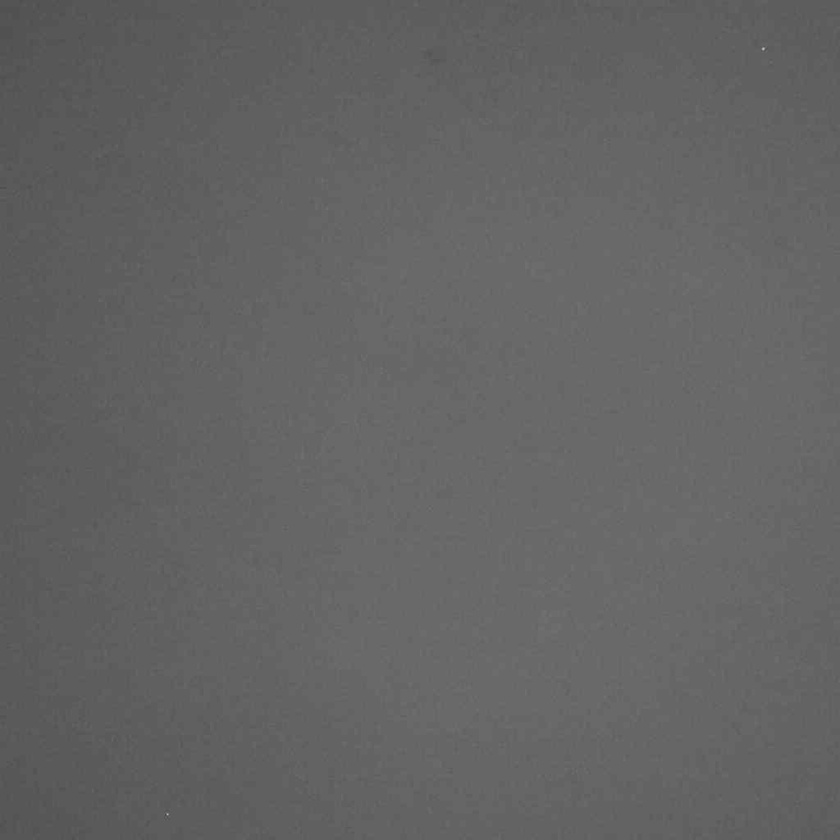
%> input picture Task6/T6HolgaImage.jpg, 840 x 840 px, shrunk from 1024 x 1024 before the run; the run also reads 1 picture not shown here
$ octave task6.m   (GNU Octave 9; MATLAB toolbox functions it lacks are replaced by stand-ins)
%> lines starting %> are read from the running program, lines starting %| are printed output that depends on the picture
%> further down, imdata1 is the input picture: size 840x840 uint8; min 68, max 190, mean 99.3
### Task6/Vignetting.m
function [ Profile1, Profile2 ] = Vignette( Im1, Im2, norings )
%> called with norings = 50
%Vignette: Compare vignetting properties of two images
%   If Im1 and Im2 show the same object imaged under different conditions
%   then Profile1 and Profile2 describe the mean gray value as a function
%   of the radius
%
%% Who has done it
%
% Author: Erik Nilsson erini048
% Co-author: Lucas Paln閚 Rung lucpa286
%
%
%% Syntax of the function
%
% Input arguments:  Im1, Im2 are input images, you can assume that they are
%                       gray value images (of type uint8, uint16 or double)
%                   norings is optional and describes the number of
%                       concentric rings to use. The default is to use 50 rings
% Output arguments: Profile1 and Profile2 are vectors with the mean gray
%                       values in each ring. The final results are normed
%                       so that the maximum values in Profile1 and Profile2
%                       are equal to one
%
% The images to use are CWhite1.jpg (Canon) and HWhite1.jpg (Holga9
%
% You MUST NEVER change the first line
%
%% Basic version control (in case you need more than one attempt)
%
% Version: 1
% Date: today
%
% Gives a history of your submission to Lisam.
% Version and date for this function have to be updated before each
% submission to Lisam (in case you need more than one attempt)
%
%% General rules
%
% 1) Don't change the structure of the template by removing %% lines
%
% 2) Document what you are doing using comments
%
% 3) Before submitting make the code readable by using automatic indentation
%       ctrl-a / ctrl-i
%
% 4) In case a task requires that you have to submit more than one function
%       save every function in a single file and collect all of them in a
%       zip-archive and upload that to Lisam. NO RAR, NO GZ, ONLY ZIP!
%       All non-zip archives will be rejected automatically
%
% 5) Often you must do something else between the given commands in the
%       template
%
%

%% Your code starts here
%

%% Input parameters
%
if nargin < 3
    norings = 50;
end

%% Generate two square images cIm1 and cIm2 that have the same size
% Use the center of the images and if at least one of them is an RGB image
% either convert to gray value or exit with an error message
%
[sr1, sc1, nc1] = size(Im1);
%> sr1 = 840; sc1 = 840; nc1 = 1
[sr2, sc2, nc2] = size(Im2);
%> sr2 = 840; sc2 = 840; nc2 = 1
if nc1 > 1
    Im1 = rgb2gray(Im1);
end

if nc2 > 1
    Im2 = rgb2gray(Im2);
end

osr1 = round(sr1/2);
%> osr1 = 420
osc1 = round(sc1/2);
%> osc1 = 420
osr2 = round(sr2/2);
%> osr2 = 420
osc2 = round(sc2/2);
%> osc2 = 420


if sr1 ~= sc1
    if sr1 > sc1
        sr1 = sc1;
    else
        sc1 = sr1;
    end
end

if sr2 ~= sc2
    if sr2 > sc2
        sr2 = sc2;
    else
        sc2 = sr2;
    end
end

if sr1 ~= sr2
    if sr1 > sr2
        sr1 = sr2;
    else
        sr2 = sr1;
    end
end
%
cIm1 = Im1( round(osr1 - sr1/2)+1:round(osr1 + sr1/2), round(osc1 - sc1/2)+1:round(osc1 + sc1/2) );
cIm2 = Im2( round(osr2 - sr2/2)+1:round(osr2 + sr2/2), round(osc2 - sc2/2)+1:round(osc2 + sc2/2) );

Profile1 = zeros(norings,1);
Profile2 = Profile1;

%% Now you have two gray value images of the size (square) size and you
%   generate grid with the help of an axis vector ax that defines your
%   rings
%

%ax = ( -norings:sr1:norings );
% or read the documentation of linspace
ax = linspace(-norings , norings , sr1);
%> ax = 840 values from -50 to 50
%...

[C R] = meshgrid(ax); %Euclidean mesh
[~,Rho] = cart2pol(C,R); %Polar coordinates comment on the ~ used

%% Do the actual calculations
for ringno = 1:norings
    RMask = (ringno-1) <= Rho & Rho < ringno; % Generate a mask describing the ring number ringno
    nopixels = sum(RMask(:)); % Compute the number of pixes in RMask
    pixsum = sum(cIm1(RMask));% Compute the sum over all pixel values in RMask in Im1
    Profile1(ringno) = pixsum/nopixels; % ../.. Mean gray value of pixels i RMask
    % ... and now you do it for the second images
    pixsum2 = sum(cIm2(RMask));
    Profile2(ringno) = pixsum2/nopixels;
end
%> this loop made 50 passes
%> (pixsum, pixsum2) on passes 1 to 12: (22657, 22639), (69586, 69682), (116145, 116868), (162424, 162898), (209103, 209897), (250589, 253085), (300999, 303537), (345935, 349016), (389731, 393578), (440601, 444904), (483665, 487994), (532195, 538408)
%> after the loop, Profile1 = 50 values, max 104.9 at index 1, min 96.4 at index 50, mean 102.1; Profile2 = 50 values, max 105.4 at index 22, min 104 at index 50, mean 104.9

%% Finally the normalization to max value one
%
Profile1 = Profile1/max(Profile1);
%> Profile1 = 50 values, max 1 at index 1, min 0.919 at index 50, mean 0.973
Profile2 = Profile2/max(Profile2);
%> Profile2 = 50 values, max 1 at index 22, min 0.987 at index 50, mean 0.996

%% Extra question: How can you find out if Im1 is better than Im2?
plot(Profile1);
hold on
plot(Profile2, 'r');

end

### Task6/task6.m
imdata1 = imread('T6HolgaImage.jpg');
imdata2 = imread('T6CanonImage.jpg');

k = Vignetting(imdata1, imdata2, 50);
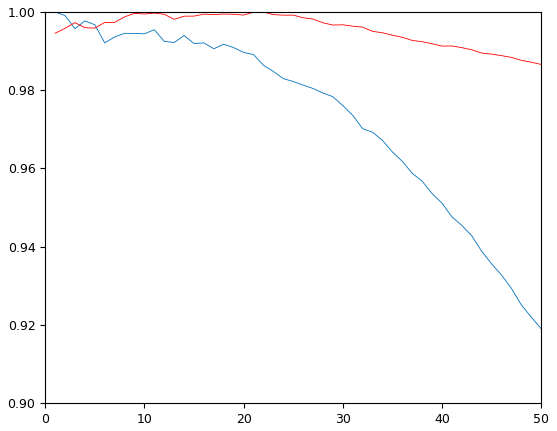
%> figure redrawn from the program's plot data; curve peaks at x = 1, y = 1; curve peaks at x = 22, y = 1
%> k has the same summary as Profile1 in Vignette
